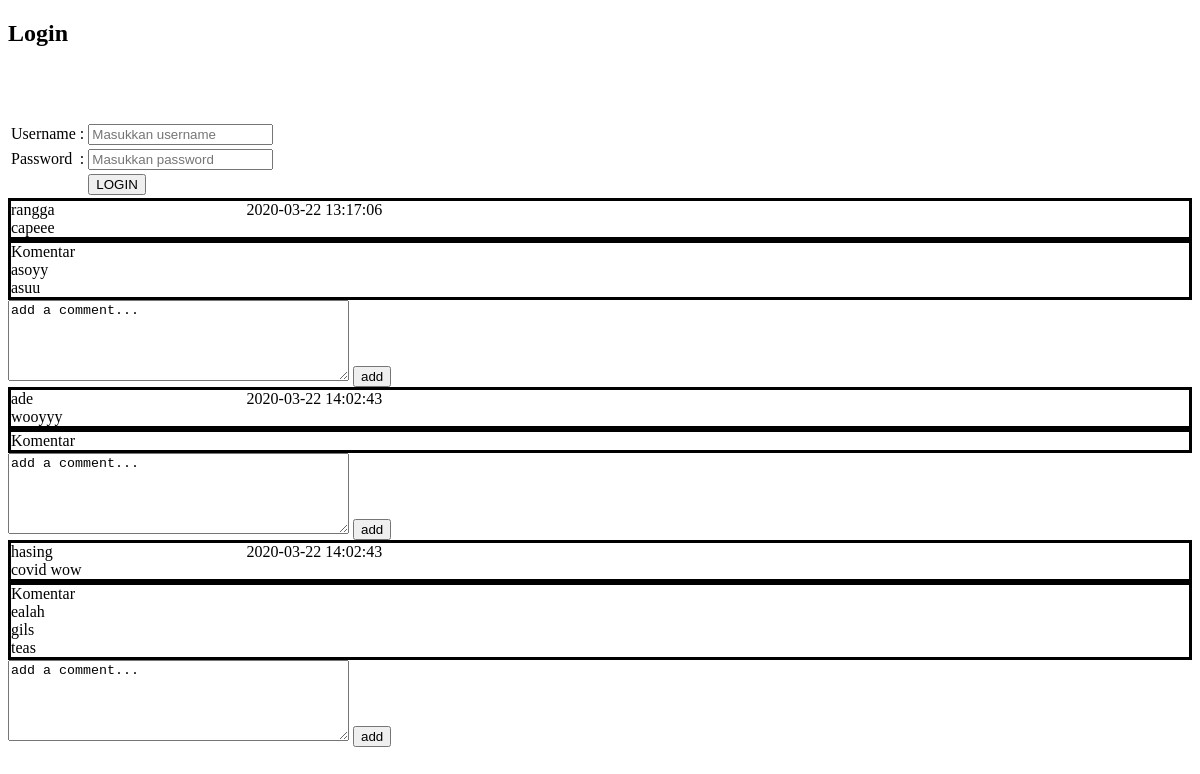
The app's page /cobain/cobain.php, older data.
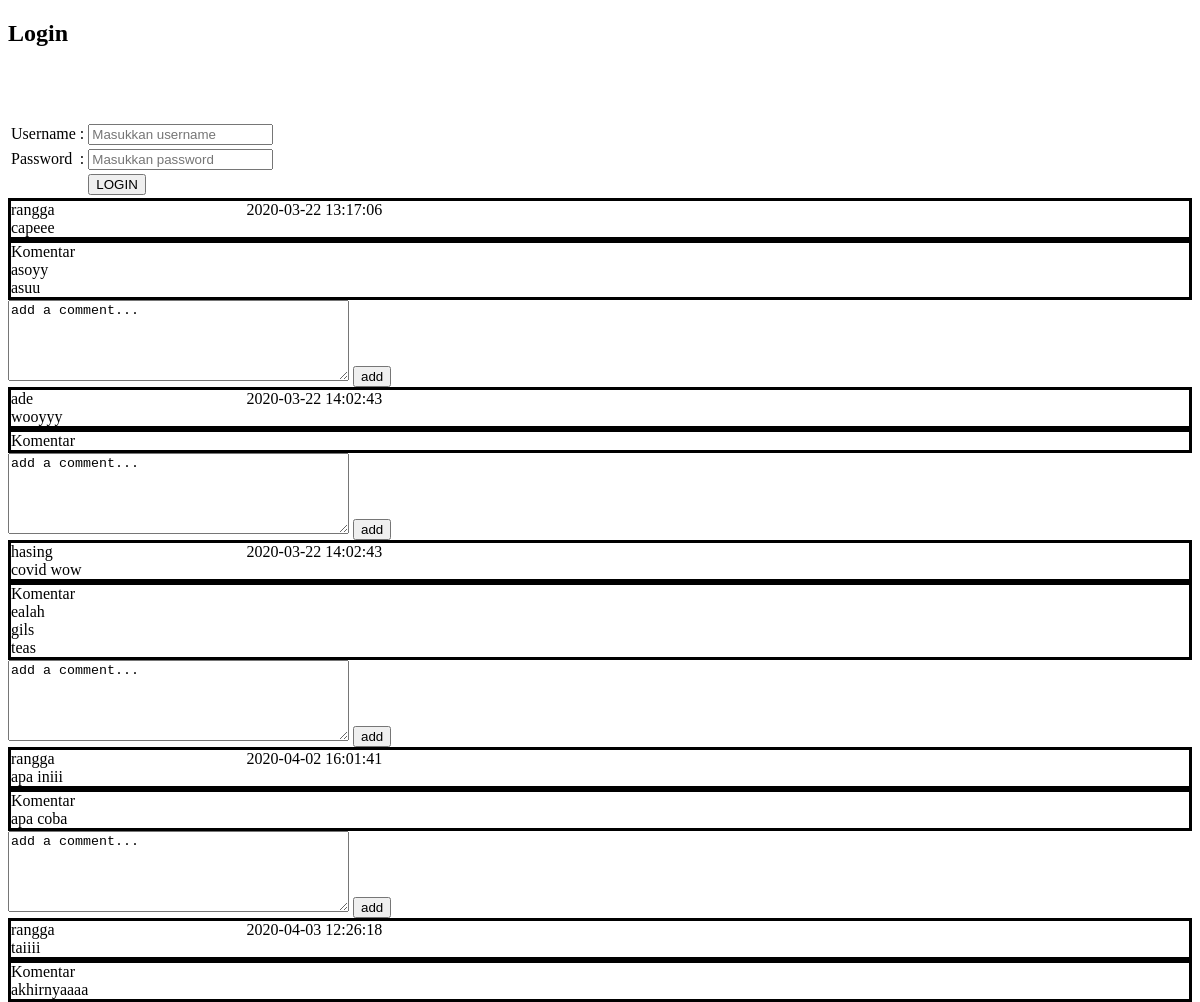
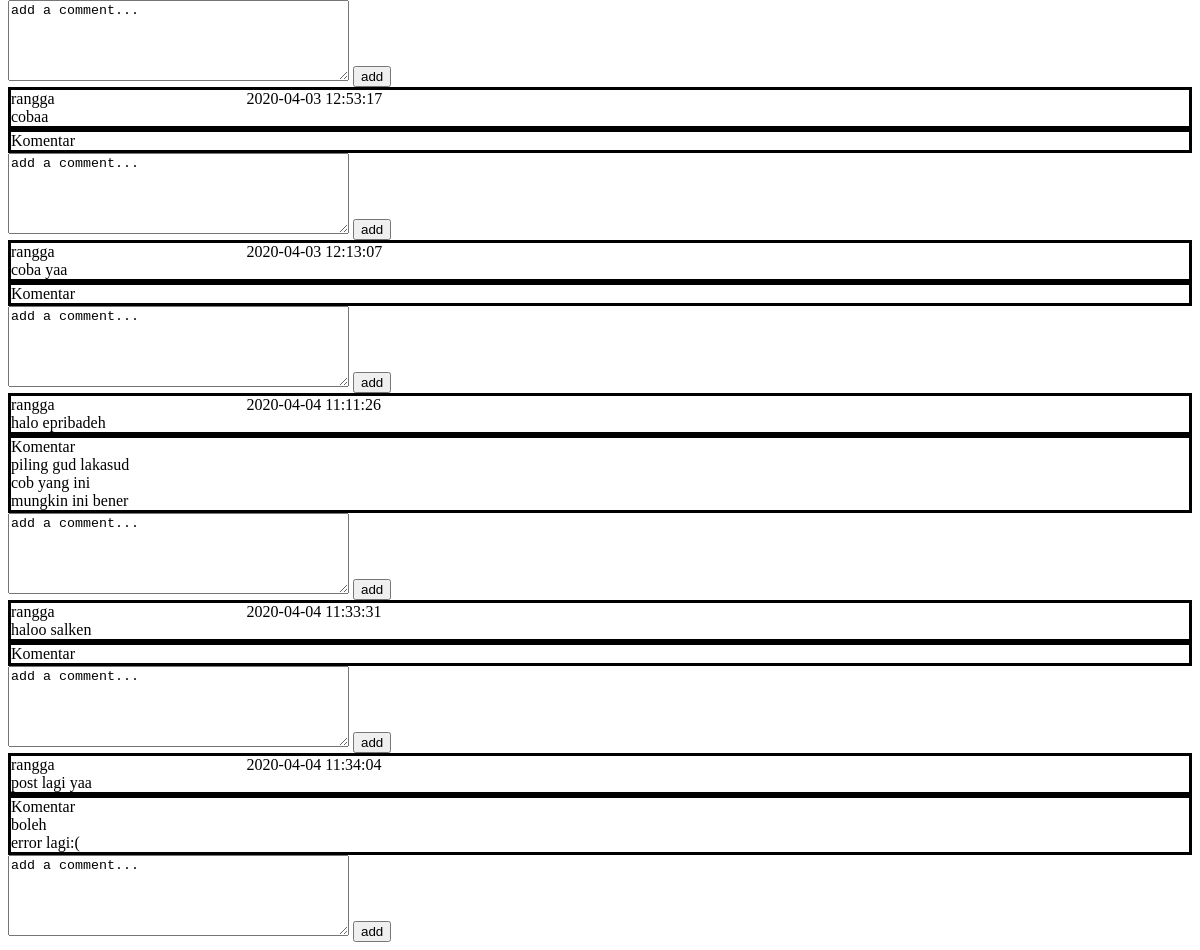
The same page, newer data (2 pictures, top to bottom).
### tables this page shows
CREATE TABLE `terbitan` (
  `kd_terbit` varchar(14) NOT NULL,
  `post` varchar(144) NOT NULL,
  `admin_id` varchar(14) NOT NULL,
  `tanggal` timestamp NOT NULL DEFAULT CURRENT_TIMESTAMP ON UPDATE CURRENT_TIMESTAMP
);

CREATE TABLE `komentar` (
  `kd_komentar` varchar(14) NOT NULL,
  `comment` varchar(144) NOT NULL,
  `admin_id` varchar(14) NOT NULL,
  `kd_terbit` varchar(14) NOT NULL,
  `tanggal` timestamp NOT NULL DEFAULT CURRENT_TIMESTAMP ON UPDATE CURRENT_TIMESTAMP
);

### cobain/cobain.php (the view, shortened to what this page needs)
<!DOCTYPE html>
<html>
<head>
</head>
<body>
	<h2>Login</h2>
	<br/>
	<br/>
	<br/>
	<form method="post" action="login.php">
		<table>
			<tr>
				<td>Username</td>
				<td>:</td>
				<td><input type="text" name="username" placeholder="Masukkan username"></td>
			</tr>
			<tr>
				<td>Password</td>
				<td>:</td>
				<td><input type="password" name="password" placeholder="Masukkan password"></td>
			</tr>
			<tr>
				<td></td>
				<td></td>
				<td><input type="submit" value="LOGIN"></td>
			</tr>
		</table>
	</form>
<?php
include_once("koneksi.php");
$pstan = mysqli_query($db, "SELECT admin.admin_id, admin.username, terbitan.post, terbitan.tanggal, terbitan.kd_terbit FROM terbitan INNER JOIN admin on terbitan.admin_id=admin.admin_id");
?>
<div>
<?php while ($pos = mysqli_fetch_array($pstan)) {
    $tanda = $pos['kd_terbit'];
    $comen = mysqli_query($db,"SELECT komentar.comment, admin.username, komentar.kd_terbit FROM komentar INNER JOIN admin ON komentar.admin_id=admin.admin_id WHERE komentar.kd_terbit = '$tanda' ");?>
    <div id="posy">
        <div id="kiri"><?php echo $pos['username']?></div>
        <div id="kanan"><?php echo $pos['tanggal']?></div>
        <div><?php echo $pos['post']?></div>
    </div>
    <div id="posy">
        Komentar
        <?php
            while ($kom = mysqli_fetch_array($comen)) {
        ?>
        <div><?php echo $kom['comment']?></div>
        <?php }?>
    </div>
    <form action="index2.php" method="post" name="addcomment">
        <textarea name="comment" rows="5" cols="40">add a comment...</textarea>
      <input type="submit" name="Submit" value="add" />
    </form>
<?php }?>
</div>
</body>
</html>

### cobain/cobain.php (style rules this page uses)
#kiri { width:20%; float:left; }
#kanan { width:80%; float:right; }
#posy { border: solid; }

Row changes from the older to the newer data that the page shows:
added terbitan: admin.username "rangga", tanggal "2020-04-02 16:01:41", post "apa iniii"
added komentar: comment "apa coba", shown under "rangga"
added terbitan: admin.username "rangga", tanggal "2020-04-03 12:26:18", post "taiiii"
added komentar: comment "akhirnyaaaa", shown under "rangga"
added terbitan: admin.username "rangga", tanggal "2020-04-03 12:53:17", post "cobaa"
added terbitan: admin.username "rangga", tanggal "2020-04-03 12:13:07", post "coba yaa"
added terbitan: admin.username "rangga", tanggal "2020-04-04 11:11:26", post "halo epribadeh"
added komentar: comment "piling gud lakasud", shown under "rangga"
added komentar: comment "cob yang ini", shown under "rangga"
added komentar: comment "mungkin ini bener", shown under "rangga"
added terbitan: admin.username "rangga", tanggal "2020-04-04 11:33:31", post "haloo salken"
added terbitan: admin.username "rangga", tanggal "2020-04-04 11:34:04", post "post lagi yaa"
added komentar: comment "boleh", shown under "rangga"
added komentar: comment "error lagi:(", shown under "rangga"
